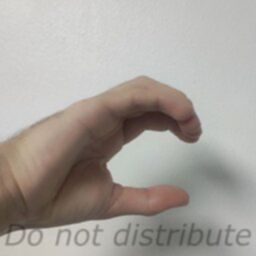
#> input picture data/bad_images/C/C_sample_115.jpg, 256 x 256 px, given as the content of the folder data/clean_images, which was not available
$ python supervised_models.py
#> lines starting #> are read from the running program, lines starting #| are printed output that depends on the picture
### src/data_loader.py
import glob
import os
import uuid
import cv2 as cv
from pathlib import Path


class DataLoader:
    def __init__(self, path):
        self.dataset_path = path

    def parse_filename(self, file):
        '''Returns an class and number extracted from file name'''
        stemFilename = (Path(os.path.basename(file)).stem)
        filename = stemFilename.split('_')
        return filename[0], filename[2] #returns letter, number

    def load_dataset(self):
        '''returns all the labels for images'''
        images = []
        labels = []
        for file in sorted(glob.glob(self.dataset_path)):
            for item in sorted(glob.glob(file + '/*')):
                grayscale = cv.imread(item, cv.IMREAD_GRAYSCALE)
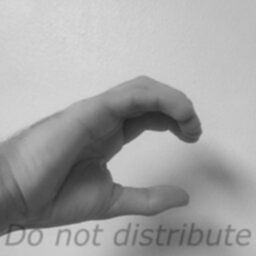
#> grayscale: shape (256, 256); min 34, max 218, mean 163.6
                if(grayscale.shape == (256, 256)): # Filter out images that are the wrong dimension.
                    label, _ = self.parse_filename(item)
                    labels.append(label)
                    images.append(grayscale)
        return labels


    def get_class_names(self):
        '''Return the classnames A - J'''
        classnames = []
        for file in sorted(glob.glob(self.dataset_path)):
            stemFilename = (Path(os.path.basename(file)).stem)
            classnames.append(stemFilename)
        return classnames

    # [14 lines left out: function get_total_count, not called in this run]

# [3 lines that do not run on import are left out]
    # print(dataloader.get_total_count())
    # print(dataloader.parse_filename('data/CW2_dataset_final/A/A_sample_1.jpg'))
    # dataloader.get_class_names()

### src/preprocessor.py
import pandas as pd
import numpy as np
import ast
from data_loader import DataLoader

class Preprocessor:
    '''
    '''

    def __init__(self, dataset_path):
        self.dataset_path = dataset_path

    def reshape_data(self):
        data = pd.read_csv(self.dataset_path)

        x = np.array(data['x'].apply(ast.literal_eval).tolist())
        y = np.array(data['y'].apply(ast.literal_eval).tolist())

        # concatenate x and y arrays -> [[x1, x1], [x2, x2], ...] to [[x1, x1, x2, x2, ...], [y1, y1, y2, y2, ...], ...]
        # shape should be (n_samples, 42) -> (n_samples, 21 * 2)
        training_data = np.concatenate((x, y), axis=1)
        return training_data, x, y

# [8 lines that do not run on import are left out]

### src/supervised_models.py
from data_loader import DataLoader
from preprocessor import Preprocessor
import ast
import pandas as pd
import numpy as np
from collections import Counter
import matplotlib.pyplot as plt
from sklearn.model_selection import train_test_split, GridSearchCV
from sklearn.svm import SVC
from sklearn.metrics import accuracy_score, ConfusionMatrixDisplay, confusion_matrix
from sklearn.preprocessing import StandardScaler
from sklearn.tree import DecisionTreeClassifier
from sklearn.neighbors import KNeighborsClassifier
import seaborn as sns

class SupervisedTasks:
	def __init__(self, k, dataset_path, labels, classes):
		self.k = k
		self.dataset_path = dataset_path
		self.labels = labels
		self.classes = classes
		self.training_data = None

	def preprocess_data(self):
		training_data, x, y = Preprocessor(self.dataset_path).reshape_data()
		x_train, x_test, y_train, y_test = train_test_split(training_data, self.labels, test_size=0.2, random_state=42)
		x_train = StandardScaler().fit_transform(x_train)
		x_test = StandardScaler().fit_transform(x_test)
		return training_data, x_train, x_test, y_train, y_test

	# [250 lines left out: functions train_svm, svm_grid_search, train_decision_tree, decision_tree_grid_search, get_euclidean_distance, get_neighbors and 6 more, not called in this run]

if __name__ == "__main__":
    dataset_path = 'data/clean_images/*'
    clean_dataset_path = 'data/clean_dataset/data.csv'
    classes = DataLoader(dataset_path).get_class_names()
    labels = DataLoader(dataset_path).load_dataset()
    supervised_tasks = SupervisedTasks(2, clean_dataset_path, labels, classes)

    # Get the shared train/test split
#> (the run stopped early here; a loop or call above may not have finished)

$ run again, on data/bad_images/C/C_sample_155.jpg
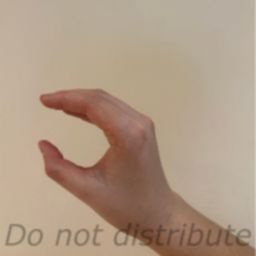
#> input picture data/bad_images/C/C_sample_155.jpg, 256 x 256 px, given as the content of the folder data/clean_images, which was not available
#> in load_dataset, `grayscale = cv.imread(item, cv.IMREAD_GRAYSCALE)`:
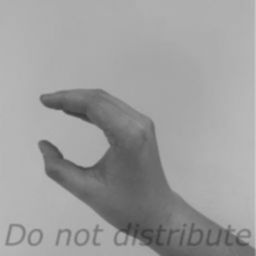
#> grayscale: shape (256, 256); min 58, max 201, mean 157.5

$ run again, on data/bad_images/C/C_sample_201.jpg
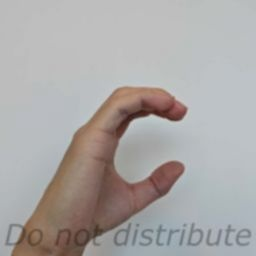
#> input picture data/bad_images/C/C_sample_201.jpg, 256 x 256 px, given as the content of the folder data/clean_images, which was not available
#> in load_dataset, `grayscale = cv.imread(item, cv.IMREAD_GRAYSCALE)`:
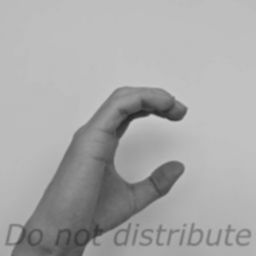
#> grayscale: shape (256, 256); min 35, max 204, mean 168.3
